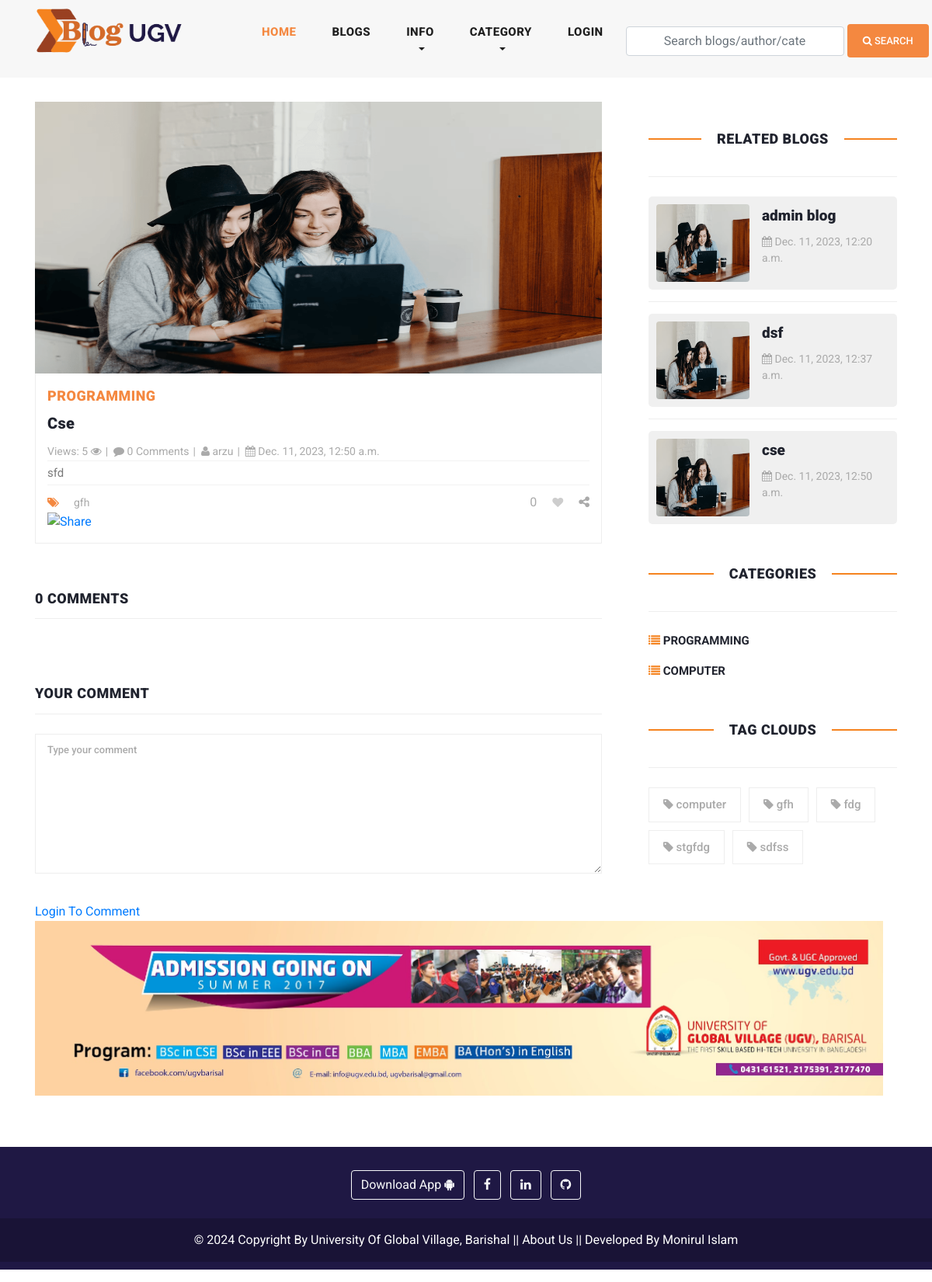
/blog/cse/, run on an earlier commit of the app's database.
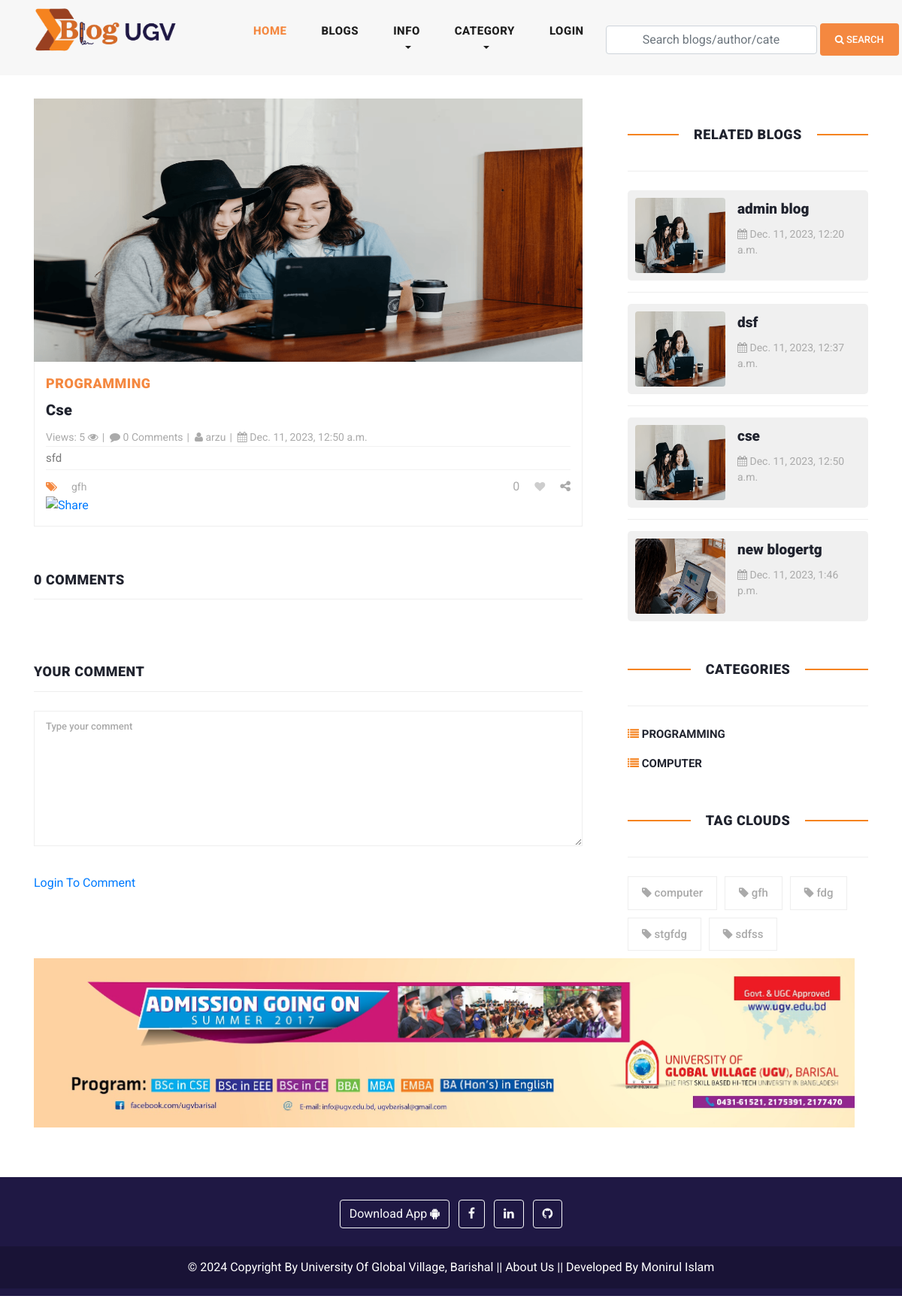
And on a later commit of the database.
### blog/models.py (models this page shows, shortened)
class Site(models.Model):
    header_logo = models.ImageField(upload_to="site_info")
    footer_logo = models.ImageField(upload_to="site_info")
    site_name = models.CharField(max_length=25)

class Tag(models.Model):
    title = models.CharField(max_length=150)
    slug = models.SlugField(null=True, blank=True)
    created_date = models.DateTimeField(auto_now_add=True)

class Blog(models.Model):
    user = models.ForeignKey(
        User,
        related_name='user_blogs',
        on_delete= models.CASCADE
    )
    category = models.ForeignKey(
        Category,
        related_name='category_blogs',
        on_delete=models.CASCADE
    )
    tags = models.ManyToManyField(
        Tag,
        related_name='tag_blogs',
        blank=True
    )
    likes = models.ManyToManyField(
        User,
        related_name='user_likes',
        blank=True
    )
    title = models.CharField(max_length=250)
    slug = models.SlugField(null=True, blank=True, unique=True)
    views = models.PositiveIntegerField(default=0)
    banner = models.ImageField(upload_to=UploadToPath('blog_banners'))
    description = RichTextField()
    created_date = models.DateTimeField(auto_now_add=True)
    def save(self, *args, **kwargs):
        updating = self.pk is not None
        if self.banner:
            max_size_bytes = 2 * 1024 * 1024  # 2 MB in bytes
        if updating:
            self.slug = generate_unique_slug(self, self.title, update=True)
            super().save(*args, **kwargs)
        else:
            self.slug = generate_unique_slug(self, self.title)
            super().save(*args, **kwargs)

class Category(models.Model):
    title = models.CharField(max_length=150, unique=True)
    slug = models.SlugField(null=True, blank=True)
    created_date = models.DateTimeField(auto_now_add=True)

class Ugv_Ad(models.Model):
    ad1_url = models.URLField(max_length=300, blank=True)
    ad1 = models.ImageField(upload_to="ad/", blank=True, null=True)
    ad2_url = models.URLField(max_length=300, blank=True)
    ad2 = models.ImageField(upload_to="ad/", blank=True, null=True)
    ad3_url = models.URLField(max_length=300, blank=True)
    ad3 = models.ImageField(upload_to="ad/", blank=True, null=True)
    updated_date = models.DateTimeField(auto_now=True)

### user_profile/models.py (models this page shows, shortened)
class User(AbstractUser):
    email = models.EmailField(
        max_length = 150,
        unique = True,
        error_messages={
            'unique':"The email must be unique for create ",
        }
    )
    profile_image = models.ImageField(
        null = True,
        blank = True,
        upload_to = "users_images"
    )
    followers = models.ManyToManyField("Follow")
    REQUIRED_FIELDS = ["email"]
    objects = CustomUserManager()

### blog/views.py (the view, shortened to what this page needs)
# urls.py: path('blog/<str:slug>/', blog_details, name ='blog_details'),
def blog_details(request,slug):
    form = TextForm()
    blog = get_object_or_404(Blog, slug = slug)
    populars = Blog.objects.order_by('-views')[:15]
    category = Category.objects.get(id=blog.category.id)
    related_blogs = category.category_blogs.all()
    tags = Tag.objects.order_by('-created_date')[:5]
    blog.views += 1
    blog.save()
    liked_by = request.user in blog.likes.all()
    context = {
        "blog":blog,
        "related_blogs":related_blogs,
        "tags":tags,
        "form":form,
        "liked_by":liked_by,
        "populars": populars
    }
    return render(request, 'blog_details.html', context)

### blog/forms.py
class TextForm(forms.Form):
    text = forms.CharField(widget=forms.Textarea, required=True)

### blog/context_processors.py (called while the page is built)
def get_all_categories(request):
    categories = Category.objects.all()[:20]
    category_counts = []
    for category in categories:
        blog_count = Blog.objects.filter(category=category).count()
        if blog_count > 0:  # Only include non-empty categories
            category_counts.append({'category': category, 'blog_count': blog_count})
    context = {
        "categories":categories,
        "category_counts": category_counts,
    }
    return context

def site_info(request):
    site = Site.objects.all()
    context = {
        "site":site,
    }
    return context

def ugv_ads(request):
    latest_ad = Ugv_Ad.objects.all()
    context =  {
        'latest_ad': latest_ad,
    }
    return context

### user_profile/context_processors.py (called while the page is built, shortened)
def user_notifications(request):
    context = {}
    return context

### blog/templates/blog_details.html (shortened to what the changed rows need)
{% extends 'base.html' %}
{% load static %}
{% block content %}
<section class="blog-posts grid-system">
    <div class="container">
      <div class="row">
        <div class="col-lg-8">
          <div class="all-blog-posts">
            <div class="row">
              <div class="col-lg-12">
                <div class="blog-post">
                  <div class="blog-thumb">
                    <img style="height: 350px;" src="{{blog.banner.url}}" alt="{{blog.title}}">
                  </div>
                  <div class="down-content">
                    <span>{{blog.category.title}}</span>
                    <a href="javascript:void(0);"><h4>{{blog.title}}</h4></a>
                    <ul class="post-info">
                    <li><a href="javascript:void(0);"> Views: {{blog.views}} <i class="fa fa-eye" aria-hidden="true"></i></a></li>
                    <li><a href="javascript:void(0);"><i class="fa fa-comment"></i> {{blog.blog_comments.all.count}} Comments</a></li>
                    <li><a href="{% url 'view_user_information' blog.user.username %}"><i class="fa fa-user"></i> {{blog.user.username}}</a></li>
                    <li><a href="javascript:void(0);"><i class="fa fa-calendar"></i> {{blog.created_date}}</a></li>
                  </ul>
                    <p>{{blog.description|safe}}</p>
                    <div class="post-options">
                      <div class="row">
                        <div class="col-6">
                          <ul class="post-tags">
                            {% if blog.tags.all.count > 0 %}
                             {% for tag in blog.tags.all %}
                             <li><a href="{% url 'tag_blogs' tag.slug %}">{{tag.title}}</a></li>
                             {% endfor %}
                             {% else %}
                             None
                             {% endif %}
                          </ul>
                        </div>
                        {% if request.user.is_authenticated %}
                        <div class="col-6">
                          <ul class="post-share">
                            <li id="like-count" >{{blog.likes.count}}</li>
                            {% if liked_by %}
                            <li  class="pl-3 pr-3"><a href="javascript:void(0);"><i id="like-icon" data-blog="{{blog.id}}" class="fa fa-heart "></i></a></li>
                           {% else %}
                           <li class="pl-3 pr-3"><a href="javascript:void(0);"><i id="like-icon" data-blog="{{blog.id}}" class="fa fa-heart empty-heart "></i></a></li>
                            {% endif %}
                          </ul>
                        </div>
                        {% else %}
                        <div class="col-6">
                          <ul class="post-share">
                            <li id="like-count">{{blog.likes.count}}</li>
                            {% if liked_by %}
                            <li class="pl-3 pr-3"><a href="{% url 'login' %}"><i class="fa fa-heart "></i></a></li>
                           {% else %}
                           <li class="pl-3 pr-3"><a href="{% url 'login' %}"><i class="fa fa-heart empty-heart"></i></a></li>
                            {% endif %}<li><i class="fa fa-share-alt"></i></li>
                          </ul>
                        </div>
                        {% endif %}
                      </div>
                    </div>
                  </div>
                </div>
              </div>
              <div class="col-lg-12">
                <div class="sidebar-item comments">
                  <div class="sidebar-heading">
                    <h2>{{blog.blog_comments.all.count}} Comments</h2>
                  </div>
                </div>
              </div>
              <div class="col-lg-12">
                <div class="sidebar-item submit-comment">
                  <div class="sidebar-heading">
                    <h2>Your comment</h2>
                  </div>
                </div>
              </div>
            </div>
          </div>
        </div>
        <div class="col-lg-4">
          <div class="sidebar">
            <div class="row">
              <div class="col-lg-12">
                <div class="sidebar-item recent-posts">
                  <div class="sidebar-heading seven">
                    <h2>Related Blogs</h2>
                  </div>
                  <div class="content">
                    <ul>
                      {% for blog in related_blogs %}
                        <li>
                          <a href="{% url 'blog_details' blog.slug %}" class="media thumbnail-container">
                            <img class="mr-3 thumbnail-img" src="{{blog.banner.url}}" alt="{{blog.title}}" style="width: 120px; height: 100px;">
                            <div class="media-body">
                              <h5 class="mt-0">{{blog.title|truncatechars:30}}</h5>
                              <span><i class="fa fa-calendar"></i> {{blog.created_date}}</span>
                            </div>
                          </a>
                        </li>
                      {% endfor %}
                    </ul>
                  </div>
                </div>
              </div>
              <div class="col-lg-12">
                <div class="sidebar-item categories">
                  <div class="sidebar-heading seven">
                    <h2>Categories</h2>
                  </div>
                  <div class="content" style="text-transform: uppercase;">
                    <ul>
                      {% for category in categories %}
                      <li><a href="{% url 'category_blogs' category.slug %}"><i class="fa fa-list fa-xs" style="color: #f5831f;"></i> {{category.title}}</a></li>
                      {% endfor %}
                    </ul>
                  </div>
                </div>
              </div>
              <div class="col-lg-12">
                <div class="sidebar-item tags">
                  <div class="sidebar-heading seven">
                    <h2>Tag Clouds</h2>
                  </div>
                  <div class="content">
                    <ul>
                     {% for tag in tags %}
                     <li><a href="{% url 'tag_blogs' tag.slug %}"> <i class="fa fa-tag"></i> {{tag.title}}</a></li>
                     {% endfor %}
                    </ul>
                  </div>
                </div>
              </div>
            </div>
          </div>
        </div>
      </div>
    </div>
  </section>
{% endblock content %}

### blog/templates/header.html (shortened to what this page needs)
{% load static %}
<header class="">
    <nav class="navbar navbar-expand-lg">
        <div class="container">
            {% for site in site %}
            <a class="navbar-brand" href="{% url 'home'  %}"><img style="width: 250px; height: 75px;" src="{{site.header_logo.url}}" alt=""></a>
            {% endfor %}
        <div class="collapse navbar-collapse" id="navbarResponsive">
            <ul class="navbar-nav ml-auto">
            <li class="nav-item active">
                <a class="nav-link" href="{% url 'home' %}">Home
                </a>
            </li>
            <li class="nav-item">
                <a class="nav-link" href="{% url 'blogs' %}">Blogs</a>
            </li>
            <li class="nav-item dropdown">
                <a class="nav-link dropdown-toggle" href="#" id="navbarDropdown" role="button" data-toggle="dropdown" aria-haspopup="true" aria-expanded="false">
                  Info
                </a>
            </li>
            <li class="nav-item dropdown">
                <a class="nav-link dropdown-toggle" href="#" id="navbarDropdown" role="button" data-toggle="dropdown" aria-haspopup="true" aria-expanded="false">
                  Category
                </a>
            </li>
            <li>
                {% if request.user.is_authenticated %}
                <li class="nav-item dropdown">
                    <a class="nav-link dropdown-toggle" href="#" id="navbarDropdown" role="button" data-toggle="dropdown" aria-haspopup="true" aria-expanded="false">
                      {% if request.user.username %}
                      {{request.user.username}}
                      {% endif %}
                    </a>
                    <div class="dropdown-menu" aria-labelledby="navbarDropdown">
                      <a class="dropdown-item" href="{% url 'profile' %}"><i class="fa fa-user"></i> My Profile</a>
                      <a class="dropdown-item" href="{% url 'user_notifications' %}"> <i class="fa fa-bell"></i>
                        {% if unseen > 0 %}
                        Notifaction ({{unseen}})
                         {% else %}
                        Notification
                        {% endif %}
                        </a>
                      <a class="dropdown-item" href="{% url 'logout' %}"><i class="fa fa-sign-out" aria-hidden="true"></i> Logout</a>
                    </div>
                </li>
                {% else %}
                <li class="nav-item">
                    <a class="nav-link" href="{% url 'login' %}">LOGIN</a>
                </li>
                {% endif %}
            </li>
            </ul>
            <form class="form-inline d-flex flex-nowrap my-2 ml-auto search_form" action="{% url 'search_blogs' %}" method="GET" >
                <input class="form-control px-5" name="search" type="text" placeholder="Search blogs/author/category/tags "  required>
                <button class="btn btn-primary ml-1"><i class="fa fa-search"></i> Search</button>
            </form>
        </div>
        </div>
    </nav>
</header>

### blog/templates/footer.html (shortened to what this page needs)
{% load static %}
{% for site in site %}
<div class="container">
  {% for ad in latest_ad %}
  <a target="_blank" href="{{ad.ad3_url}}"><img  style="width: fit-content; height: 225px; " src="{{ad.ad3.url}}" alt=""></a>
{% endfor %}
</div>
<div  class="container-fluid my-3 custom-container">
<footer class=" text-center text-white" style="background-color: #1F1844;">
  <div class="container-fluid p-3 pb-0">
    <section class="mb-1">
      <a class="btn btn-outline-light btn-floating m-1" href="#" role="button"
        >Download App  <i class="fa fa-android"></i
      ></a>
      <a class="btn btn-outline-light btn-floating m-1" href="#" role="button"
        ><i class="fa fa-facebook-f"></i
      ></a>
      <a class="btn btn-outline-light btn-floating m-1" href="#" role="button"
        > <i class="fa fa-linkedin"></i
      ></a>
      <a class="btn btn-outline-light btn-floating m-1" href="#" role="button"
        ><i class="fa fa-github"></i
      ></a>
    </section>
  </div>
  <div class="text-center p-3" style="background-color: rgba(0, 0, 0, 0.2);">
    <a  class="text-white" target="_blank" href="https://ugv.edu.bd/">© 2024 Copyright By University Of Global Village, Barishal</a> ||
    <a class="text-white"  href="{% url 'about' %}">About Us</a> ||
    <a class="text-white" target="_blank" href="https://www.facebook.com/moniruldevelopers"> Developed By Monirul Islam</a>
  </div>
</footer>
</div>
{% endfor %}

What changed in the data, as far as the page shows it:
added Blog: banner (picture), title "new blogertg", created_date "Dec. 11, 2023, 1:46 p.m."
